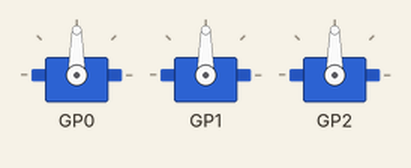
The program below on a simulated Raspberry Pi Pico running MicroPython. Shown: 3 × servo. At 2.0 s the program stops and its outputs stay as they are.

Above: at 0.1 s.
At 2.1 s:
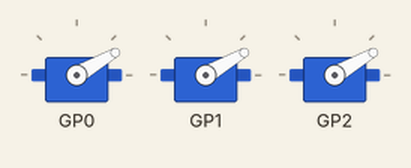
Timing chart, 0 to 3.5 s (numbered marks = the images above):
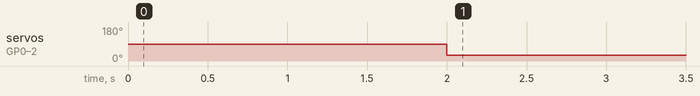

Measured:
- by itself, servo on GP0–2: 90° → 30° at 2.0 s

The program:

003_Very_simple_Multi_servo_control.py
```python
# Keeping this as simple as possible all the servos move in the same angle
import time
from machine import Pin
from servo import Servo, servo2040


# Set up the servo the _1 dinotes the gpio pin
my_servo1 = Servo(servo2040.SERVO_1)
my_servo2 = Servo(servo2040.SERVO_2)
my_servo3 = Servo(servo2040.SERVO_3)


# Set up the servo position the range is -80 to 80
max_position = -60

# Enable the servo (normally sets the servo to a start position)
my_servo1.enable()
my_servo2.enable()
my_servo3.enable()
time.sleep(2)

# Move the servo to the maximum position
my_servo1.value(max_position)
my_servo2.value(max_position)
my_servo3.value(max_position)
```
